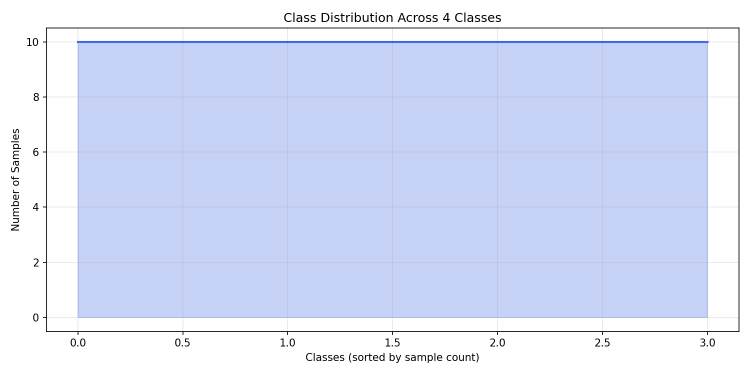
#> input picture reports/test_audit/class_distribution.png, 1500 x 750 px (shown at 1/2 size); its folder holds only this picture in this run
$ python audit.py --data_dir ../../reports/test_audit
#> lines starting #> are read from the running program, lines starting #| are printed output that depends on the picture
import argparse
import json
import logging
import os
import sys
import time
from collections import defaultdict
from pathlib import Path
from typing import Dict, Any, List

import numpy as np
from PIL import Image, ImageStat
import matplotlib
matplotlib.use("Agg")
import matplotlib.pyplot as plt

logger = logging.getLogger(__name__)

VALID_EXTENSIONS = {
    ".jpg", ".jpeg", ".png", ".bmp", ".tiff",
    ".JPG", ".JPEG", ".PNG", ".BMP", ".TIFF"
}

def extract_class_name(file_path: str, data_root: Path) -> str:
    parts = Path(file_path).parts
    if "Test1" in parts:
        idx = parts.index("Test1")
        return "__".join(parts[idx + 1 : -1])
    parent = Path(file_path).parent
    try:
        rel = parent.relative_to(data_root)
        rel_str = str(rel)
        if rel_str == ".":
            return parent.name
        rel_parts = rel.parts
        if "Test1" in rel_parts:
            idx = rel_parts.index("Test1")
            return "__".join(rel_parts[idx + 1 :])
        return "__".join(rel_parts)
    except ValueError:
        return parent.name

def run_audit(data_dir: str, output_dir: str = "reports/", sample_check_size: int = 5000) -> Dict[str, Any]:
#> called with data_dir = '../../reports/test_audit', output_dir = 'reports/', sample_check_size = 5000
    t0 = time.time()
    data_path = Path(data_dir).resolve()
    out_path = Path(output_dir)
    out_path.mkdir(parents=True, exist_ok=True)

    if not data_path.exists():
        raise FileNotFoundError(f"Data directory not found: {data_dir}")

    inventory = defaultdict(int)
    all_image_paths: List[str] = []

    for root, _, files in os.walk(data_path):
        for f in files:
            ext = os.path.splitext(f)[1]
            if ext in VALID_EXTENSIONS:
                full_path = os.path.join(root, f)
                all_image_paths.append(full_path)
                cls_name = extract_class_name(full_path, data_path)
                inventory[cls_name] += 1

    total_images = len(all_image_paths)
    if total_images == 0:
        raise ValueError(f"No valid image files found in {data_dir}")

    num_classes = len(inventory)
    rng = np.random.RandomState(42)
    sample_indices = rng.choice(total_images, size=min(sample_check_size, total_images), replace=False)

    corrupted_files = []
    channel_inconsistencies = {}
    degenerate_images = []

    for idx in sample_indices:
        img_path = all_image_paths[idx]
        try:
            with Image.open(img_path) as img:
#> img is the input picture: PIL image 1500x750 RGBA; mean R, G, B, A 215.3, 222.8, 245.4, 255
                if img.mode not in ["L", "RGB", "RGBA", "1"]:
                    channel_inconsistencies[img_path] = img.mode
                stat = ImageStat.Stat(img)
                if any(std < 5.0 for std in stat.stddev):
                    degenerate_images.append(img_path)
        except Exception as e:
            corrupted_files.append((img_path, str(e)))

    writer_files = [str(p) for p in data_path.glob("*writer*")] + [str(p) for p in data_path.glob("*metadata*")]
    has_writer_ids = len(writer_files) > 0
    writer_details = f"Found {len(writer_files)} metadata files." if has_writer_ids else "No writer metadata files found."

    results = {
        "total_classes": num_classes,
        "total_samples": total_images,
        "class_inventory": dict(inventory),
        "corrupted_files": corrupted_files,
        "channel_inconsistencies": channel_inconsistencies,
        "degenerate_images": degenerate_images,
        "audit_sample_checked": len(sample_indices),
        "writer_metadata": {
            "has_writer_ids": has_writer_ids,
            "details": writer_details,
        },
        "time_seconds": round(time.time() - t0, 2),
    }

    _generate_report(results, out_path)
    return results

def _generate_report(results: Dict[str, Any], output_dir: Path) -> None:
    counts = sorted(list(results["class_inventory"].values()))

    plt.figure(figsize=(10, 5))
    plt.plot(counts, color="royalblue", linewidth=2)
    plt.fill_between(range(len(counts)), counts, color="royalblue", alpha=0.3)
    plt.title(f"Class Distribution Across {results['total_classes']} Classes", fontsize=12)
    plt.xlabel("Classes (sorted by sample count)")
    plt.ylabel("Number of Samples")
    plt.grid(True, alpha=0.3)
    plt.tight_layout()
    plot_path = output_dir / "class_distribution.png"
    plt.savefig(plot_path, dpi=150)
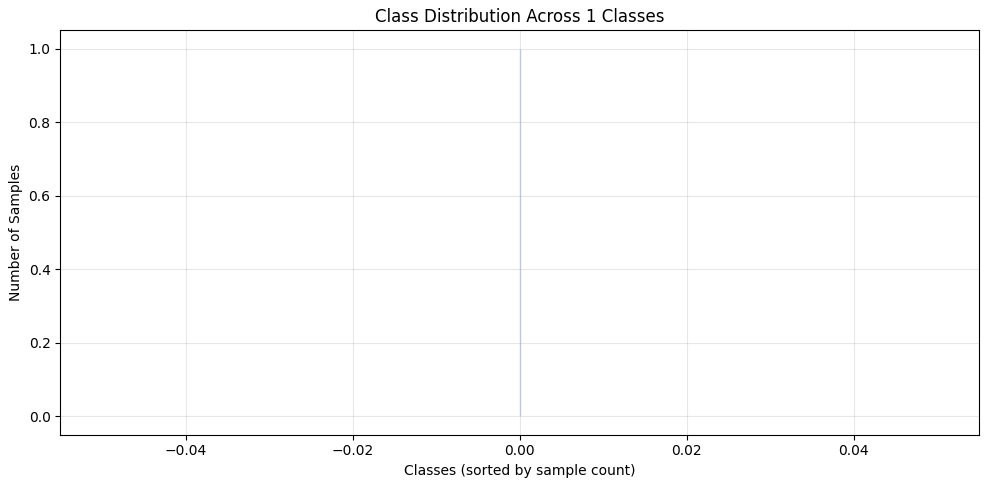
#> figure drawn by matplotlib, 1 panel
    plt.close()

    underrepresented = {k: v for k, v in results["class_inventory"].items() if v < 20}
    report_path = output_dir / "audit_report.md"
    with open(report_path, "w") as f:
        f.write("# Phase 0 — Data Audit Report\n\n")
        f.write(f"- **Total Classes:** {results['total_classes']:,}\n")
        f.write(f"- **Total Images:** {results['total_samples']:,}\n")
        f.write(f"- **Min Samples/Class:** {min(counts):,}\n")
        f.write(f"- **Max Samples/Class:** {max(counts):,}\n")
        f.write(f"- **Average Samples/Class:** {sum(counts)/len(counts):.1f}\n\n")
        f.write("## Class Distribution\n\n")
        f.write("![Class Distribution](./class_distribution.png)\n\n")

if __name__ == "__main__":
    parser = argparse.ArgumentParser()
    parser.add_argument("--data_dir", required=True)
    parser.add_argument("--output", default="reports/")
    args = parser.parse_args()
    run_audit(data_dir=args.data_dir, output_dir=args.output)
